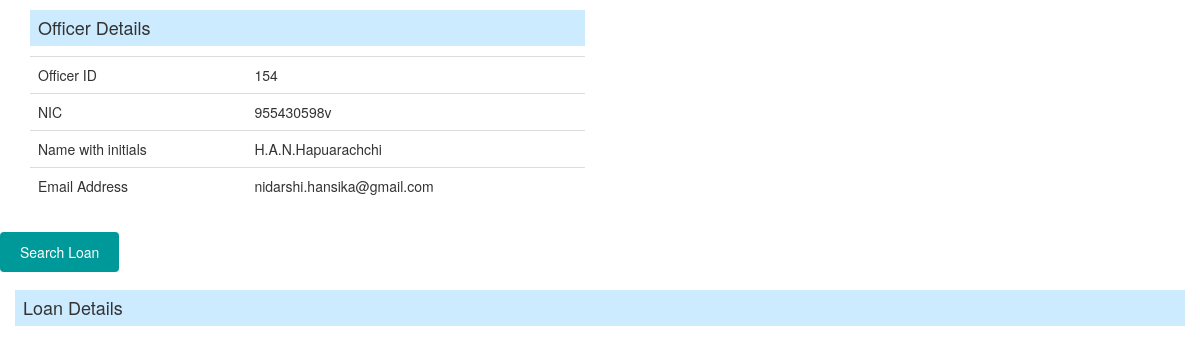
The page /msearchoffid.php?oid=154 on the database its author committed.
### tables this page shows
CREATE TABLE `officer` (
  `officerId` int(11) NOT NULL,
  `userName` varchar(60) NOT NULL,
  `nameWithInitials` varchar(70) DEFAULT NULL,
  `nic` varchar(15) DEFAULT NULL,
  `email` varchar(70) DEFAULT NULL,
  `address` varchar(70) DEFAULT NULL,
  `phoneNo` varchar(10) DEFAULT NULL,
  `loanType` varchar(30) DEFAULT NULL
);

### msearchoffid.php (the view, shortened to what this page needs)
<?php
require_once('connection.php');
if (isset($_GET["oid"])){
	$oid=$_GET["oid"];
	$sql = "SELECT * FROM officer WHERE officerId='$oid'";
             $result=$conn->query($sql);
             $row=$result->fetch_assoc();
             if($result->num_rows > 0){
  		           $officerId=$row['officerId'];
			           $userName = $row['userName'];
             	   $nameWithInitials=$row['nameWithInitials'];
             	   $email=$row['email'];
              }
      else{
        echo "<script>window.alert('User does not existed');window.location.assign('manager.php');</script>";
      }
	}
?>
<!DOCTYPE html>
<html>
<head>
	<link rel="stylesheet" href="bootstrap/css/bootstrap.min.css">
	<link rel="stylesheet" href="css/button.css">
</head>
<body>
	<div class="col-sm-12">
		<div class="col-sm-6">
			<h4>Officer Details</h4>
			<div class="table-responsive">
                          <table class="table">
                            <tbody>
                              <tr>
                                <td>Officer ID</td>
                                <td><?php echo $officerId; ?></td>
                              </tr>
                              <tr>
                                <td>NIC</td>
                                <td><?php echo $userName; ?></td>
                              </tr>
                              <tr>
                                <td>Name with initials</td>
                                <td><?php echo $nameWithInitials; ?></td>
                              </tr>
                              <tr>
                                <td>Email Address</td>
                                <td><?php echo $email; ?></td>
                              </tr>
                            </tbody>
                  </table>
                </div>
		</div>
	</div>
<form action="msearchoffid.php" method="GET">
  <input type="submit" name="officerloansearch" value="Search Loan">
</form>
<div class="col-sm-12">
      <h4>Loan Details</h4>
    </div>
	</body>
</html>

### css/button.css (style rules this page uses)
input[type=submit] { width: auto; background-color: #009999; color: white; padding: 10px 20px; margin: 8px 0; border: none; border-radius: 4px; cursor: pointer; }

### msearchoffid.php (style rules this page uses)
h4 { background-color: #ccebff; padding: 8px; }

### rows shown on the page
officer: officerId "154", userName "955430598v", nameWithInitials "H.A.N.Hapuarachchi", email "nidarshi.hansika@gmail.com"
